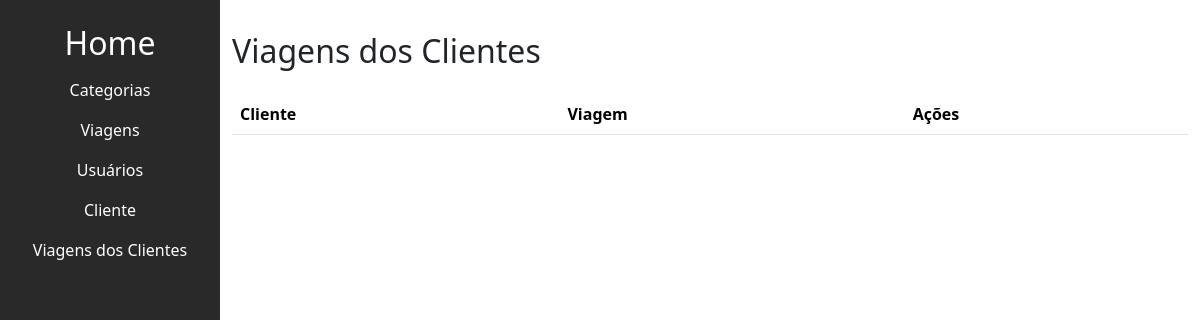
Page /trip/listar_viagens_vinculadas/ (signed in) on the earlier database version.
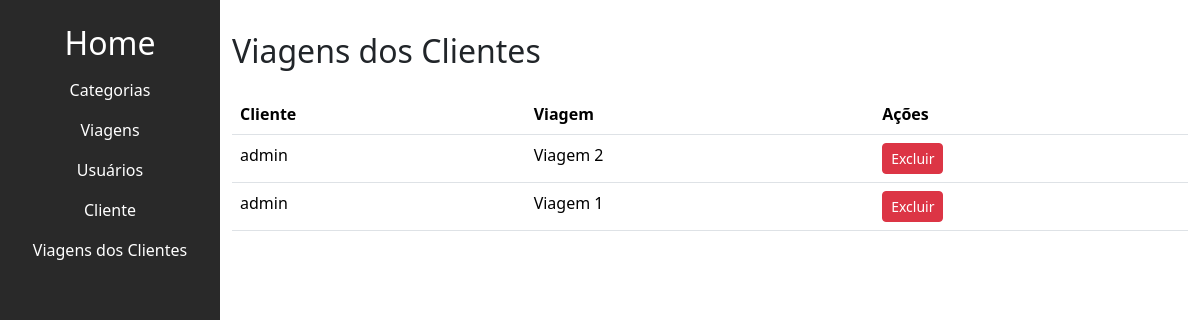
Same page on the later database version.
### user/models.py (models this page shows, shortened)
class ViagensCliente(models.Model):
    cliente = models.ForeignKey(Cliente, on_delete=models.CASCADE)
    viagem = models.ForeignKey(Viagem, on_delete=models.CASCADE)

class Cliente(models.Model):
    user = models.OneToOneField(User, on_delete=models.CASCADE)
    rg = models.CharField(max_length=20, blank=True, null=True)
    cpf = models.CharField(max_length=14, blank=True, null=True)
    telefone = models.CharField(max_length=15, blank=True, null=True)
    data_nascimento = models.DateField(null=False)
    GENERO_CHOICES = (
        ('M', 'Masculino'),
        ('F', 'Feminino'),
        ('O', 'Outro')
    )
    genero = models.CharField(max_length=1, choices=GENERO_CHOICES)
    update_at = models.DateTimeField(auto_now=True)
    created_at = models.DateTimeField(auto_now_add=True)

### trip/models.py (models this page shows, shortened)
class Viagem(models.Model):
    titulo = models.CharField(max_length=200)
    slug = models.SlugField(unique=True, blank=True)
    categoria = models.ForeignKey(
        Categoria, on_delete=models.SET_NULL, null=True, blank=True, default=None)  # noqa
    descricao = models.TextField(null=False)
    custo = models.DecimalField(max_digits=10, decimal_places=2, null=False)
    preco = models.DecimalField(max_digits=10, decimal_places=2, null=False)
    check_in_data = models.DateTimeField(null=False)
    check_out_data = models.DateTimeField(null=False)
    vagas_disponiveis = models.IntegerField()
    cover = models.ImageField(
        upload_to='viagens_covers/', null=True, blank=True)
    is_active = models.BooleanField(default=True)
    created_at = models.DateTimeField(auto_now_add=True)
    updated_at = models.DateTimeField(auto_now=True)

### trip/views.py (the view, shortened to what this page needs)
# urls.py: path('listar_viagens_vinculadas/', listar_viagens_vinculadas,
def listar_viagens_vinculadas(request):
    if request.user.is_authenticated and request.user.groups.filter(name='ADM').exists():
        viagens_clientes = ViagensCliente.objects.all()
        return render(request, 'trip/viagem/listar_viagens_vinculadas.html', {'viagens_clientes': viagens_clientes})

### trip/templates/trip/viagem/listar_viagens_vinculadas.html (shortened to what this page needs)
{% extends 'base.html' %}
{% block content %}
  <h2>Viagens dos Clientes</h2>
  <table class="table mt-4">
    <thead>
      <tr>
        <th>Cliente</th>
        <th>Viagem</th>
        <th>Ações</th>
      </tr>
    </thead>
    <tbody>
      {% for viagens_cliente in viagens_clientes %}
        <tr>
          <td>{{ viagens_cliente.cliente.user.username }}</td>
          <td>{{ viagens_cliente.viagem.titulo }}</td>
          <td>
            <button type="button" class="btn btn-danger btn-sm" data-bs-toggle="modal" data-bs-target="#excluirModal{{ viagens_cliente.id }}">
              Excluir
            </button>
          </td>
        </tr>
      {% endfor %}
    </tbody>
  </table>
{% endblock content %}

Differences in the rows shown:
added ViagensCliente: cliente.user.username "admin", viagem.titulo "Viagem 2"
added ViagensCliente: cliente.user.username "admin", viagem.titulo "Viagem 1"
